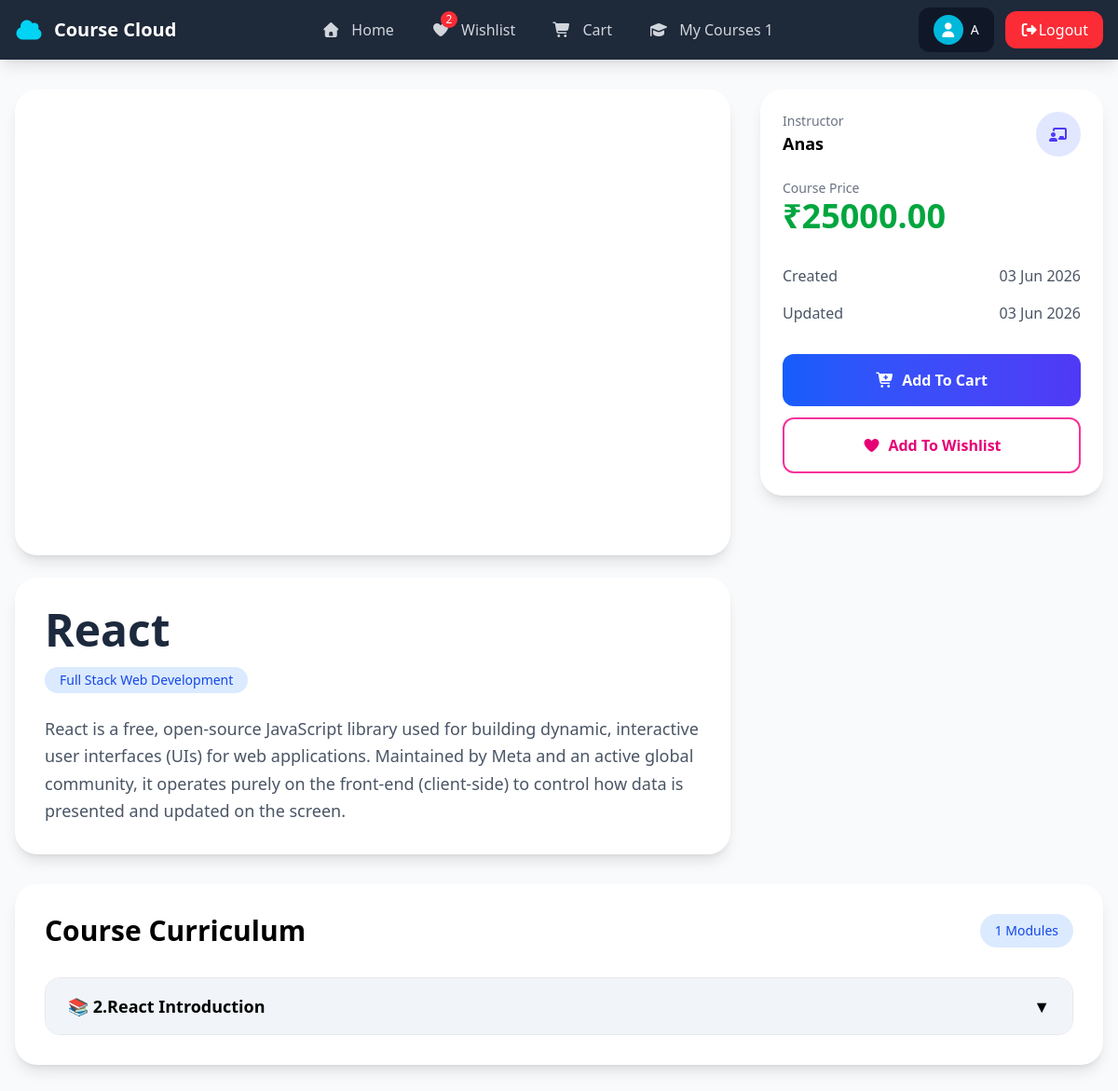
The app's page /student/coursedetails/2 (signed in) with its own data.
### instrctor/models.py (models this page shows, shortened)
class User(AbstractUser):
    role_options = [
        ('Student','Student'),
        ('Instructor','Instructor'),
    ]
    role = models.CharField(max_length=50,choices=role_options,default="Student")

class Course(models.Model):
    title = models.CharField(max_length=100)
    description = models.CharField(max_length=500)
    price = models.DecimalField(max_digits=7,decimal_places=2)
    instructor = models.ForeignKey(User,on_delete=models.CASCADE,related_name="course")
    is_free = models.BooleanField(default=False)
    course_picture = models.ImageField(upload_to="Course_picture")
    thumbnail  = models.TextField()
    category = models.ManyToManyField(Category)
    created_at = models.DateTimeField(auto_now_add=True)
    updated_at = models.DateTimeField(auto_now=True)

class Category(models.Model):
    name = models.CharField(max_length=100)

class Module(models.Model):
    title = models.CharField(max_length=100)
    course = models.ForeignKey(Course,on_delete=models.CASCADE,related_name="modules")
    order_number = models.PositiveIntegerField()
    def __str__(self):
        return f"{self.order_number}.{self.title}"
    class Meta :
        ordering = ['order_number']

### student/views.py (the view)
# urls.py: path('coursedetails/<int:cid>',CourseDetailsView.as_view(),name='course_details'),
@method_decorator([signin_required,never_cache],name='dispatch')
class CourseDetailsView(DetailView):
    template_name = 'coursedetails.html'
    queryset = Course.objects.all()
    pk_url_kwarg = 'cid'
    context_object_name = 'course'

### instrctor/models.py (called while the page is built)
    def __str__(self):
        return f"{self.order_number}.{self.title}"

### student/context_processor.py (called while the page is built)
def cart_count(request):
    if request.user.is_authenticated:
        cart_count = Cart.objects.filter(student_object  = request.user).count()
        wishlist_count = Wishlist.objects.filter(student_object = request.user).count()
        qs=Order.objects.filter(is_paid=True,student_object=request.user)
        course_count=0
        for i in qs:
            course_count+=i.course_object.count()
        return {'cart_count':cart_count,'wishlist_count':wishlist_count,'total_order':course_count}
    else:
        return {'cart_count':0,'wishlist_count':0,'total_order':0}

### student/views.py (called while the page is built)
def signin_required(fn):
    def inner(req,*args,**kwargs):
        if req.user.is_authenticated:
            return fn(req,*args,**kwargs)
        else:
            return redirect('signin')
    return inner

### student/templates/coursedetails.html (shortened to what this page needs)
{% extends 'base.html' %}
{% block base %}
<div class="bg-slate-50 min-h-screen py-8">
    <div class="max-w-7xl mx-auto px-4">
        <div class="grid lg:grid-cols-3 gap-8">
            <div class="lg:col-span-2">
                <div class="bg-white rounded-3xl shadow-lg overflow-hidden">
                    <iframe class="w-full rounded" height="500" src="{{course.thumbnail}}" title="YouTube video player"
                        frameborder="0"
                        allow="accelerometer; autoplay; clipboard-write; encrypted-media; gyroscope; picture-in-picture; web-share"
 allowfullscreen></iframe>
                </div>
                <div class="bg-white rounded-3xl shadow-lg p-8 mt-6">
                    <h1 class="text-4xl md:text-5xl font-bold text-slate-800 mb-4">
                        {{course.title}}
                    </h1>
                    <div class="flex flex-wrap gap-2 mb-6">
                        {% for i in course.category.all %}
                        <span class="bg-blue-100 text-blue-700 px-4 py-1 rounded-full text-sm font-medium">
                            {{i.name}}
                        </span>
                        {% endfor %}
                    </div>
                    <p class="text-gray-600 text-lg leading-relaxed">
                        {{course.description}}
                    </p>
                </div>
            </div>
            <div>
                <div class="bg-white rounded-3xl shadow-lg p-6 lg:sticky lg:top-24">
                    <div class="flex items-center justify-between mb-6">
                        <div>
                            <p class="text-gray-500 text-sm">
                                Instructor
                            </p>
                            <h3 class="font-semibold text-lg">
                                {{course.instructor}}
                            </h3>
                        </div>
                        <div class="w-12 h-12 rounded-full bg-indigo-100 flex items-center justify-center">
                            <i class="fa-solid fa-chalkboard-user text-indigo-600"></i>
                        </div>
                    </div>
                    <div class="mb-8">
                        <p class="text-gray-500 text-sm">
                            Course Price
                        </p>
                        <h2 class="text-4xl font-bold text-green-600">
                            ₹{{course.price}}
                        </h2>
                    </div>
                    <div class="space-y-4 mb-8 text-gray-600">
                        <div class="flex justify-between">
                            <span>Created</span>
                            <span>{{course.created_at|date:"d M Y"}}</span>
                        </div>
                        <div class="flex justify-between">
                            <span>Updated</span>
                            <span>{{course.updated_at|date:"d M Y"}}</span>
                        </div>
                    </div>
                    <div class="space-y-3">
                        <a href="{% url 'addtocart' course.id %}"
                            class="w-full flex justify-center items-center gap-2 bg-gradient-to-r from-blue-600 to-indigo-600 text-white py-4 rounded-xl font-semibold hover:from-blue-700 hover:to-indigo-700 transition">
                            <i class="fa-solid fa-cart-plus"></i>
                            Add To Cart
                        </a>
                        <a href="{% url 'wishlist' course.id %}"
                            class="w-full flex justify-center items-center gap-2 border-2 border-pink-500 text-pink-600 py-4 rounded-xl font-semibold hover:bg-pink-500 hover:text-white transition">
                            <i class="fa-solid fa-heart"></i>
                            Add To Wishlist
                        </a>
                    </div>
                </div>
            </div>
        </div>
        <div class="bg-white rounded-3xl shadow-lg p-8 mt-8">
            <div class="flex items-center justify-between mb-8">
                <h2 class="text-3xl font-bold">
                    Course Curriculum
                </h2>
                <span class="bg-blue-100 text-blue-700 px-4 py-2 rounded-full text-sm font-medium">
                    {{course.modules.count}} Modules
                </span>
            </div>
            {% if course.modules.all %}
            <div class="space-y-4">
                {% for module in course.modules.all %}
                <details class="group border border-gray-200 rounded-2xl overflow-hidden">
                    <summary
                        class="flex justify-between items-center cursor-pointer bg-slate-100 px-6 py-4 font-semibold text-lg hover:bg-slate-200 transition">
                        <span>
                            📚 {{module}}
                        </span>
                        <span class="group-open:rotate-180 transition duration-300">
                            ▼
                        </span>
                    </summary>
                </details>
                {% endfor %}
            </div>
            {% endif %}
        </div>
    </div>
</div>
{% endblock base %}

### student/templates/base.html (shortened to what this page needs)
<!DOCTYPE html>
<html lang="en">
<head>
    <script src="https://cdn.jsdelivr.net/npm/@tailwindcss/browser@4"></script>
    <link rel="stylesheet" href="https://cdnjs.cloudflare.com/ajax/libs/font-awesome/7.0.1/css/all.min.css"
 />
</head>
<body>
    <nav class="bg-gray-800 shadow-lg sticky top-0 z-50">
        <div class="max-w-7xl mx-auto px-4">
            <div class="flex justify-between items-center h-16">
                <div class="flex items-center gap-3">
                    <a href="{% url 'cchome' %}" class="flex items-center gap-3 text-white font-bold text-xl">
                        <i class="fa-solid fa-cloud text-cyan-400 text-2xl"></i>
                        <span class="hidden sm:block">
                            Course Cloud
                        </span>
                    </a>
                </div>
                <div class="hidden md:flex items-center gap-2">
                    <a href="{% url 'cchome' %}"
                        class="px-4 py-2 rounded-lg text-gray-300 hover:text-white hover:bg-gray-700 transition">
                        <i class="fa-solid fa-house mr-2"></i>
                        Home
                    </a>
                    <a href="{% url 'wishlistall' %}"
                        class="px-4 py-2 rounded-lg text-gray-300 hover:text-white hover:bg-gray-700 transition">
                        <span class="relative inline-block mr-2">
                            <i class="fa-solid fa-heart"></i>
                            {% if wishlist_count %}
                            <span
                                class="absolute -top-2 -right-2 bg-red-500 text-white text-xs min-w-[18px] h-[18px] rounded-full flex items-center justify-center">
                                {{ wishlist_count }}
                            </span>
                            {% endif %}
                        </span>
                        Wishlist
                    </a>
                    <a href="{% url 'cartlist' %}"
                        class="px-4 py-2 rounded-lg text-gray-300 hover:text-white hover:bg-gray-700 transition">
                        <span class="relative inline-block mr-2">
                            <i class="fa-solid fa-cart-shopping"></i>
                        </span>
                        Cart
                    </a>
                    <a href="{% url 'mycourse' %}"
                        class="px-4 py-2 rounded-lg text-gray-300 hover:text-white hover:bg-gray-700 transition">
                        <i class="fa-solid fa-graduation-cap mr-2"></i>
                        My Courses <span>{{total_order}}</span>
                    </a>
                </div>
                <div class="flex items-center gap-3">
                    <div class="hidden sm:flex items-center gap-2 bg-gray-900 px-4 py-2 rounded-xl">
                        <div class="w-8 h-8 rounded-full bg-cyan-500 flex items-center justify-center text-white">
                            <i class="fa-solid fa-user"></i>
                        </div>
                        <span class="text-white text-sm max-w-[120px] truncate">
                            {{request.user}}
                        </span>
                    </div>
                    <a href="{% url 'logout' %}"
                        class="bg-red-500 hover:bg-red-600 text-white px-4 py-2 rounded-xl transition">
                        <i class="fa-solid fa-right-from-bracket"></i>Logout
                    </a>
                </div>
            </div>
        </div>
    </nav>
    <div style="min-height: 70vh;">
        {% block base %}
        {% endblock base %}
    </div>
</body>
</html>

### records on screen
User: user "A"
Course: title "React", description "React is a free, open-source JavaScript library used for building dynamic, interactive user interfaces (UIs) for web applications. Maintained by Meta and an active global community, it operates purely on the front-end (client-side) to control how data is presented and updated on the screen.", instructor "Anas", price "25000.00", created_at "03 Jun 2026", updated_at "03 Jun 2026", modules.count "1"
Category: name "Full Stack Web Development"
Module: order_number+title "2.React Introduction"

### other values on screen
{{ wishlist_count }} "2"
{{ total_order }} "1"
